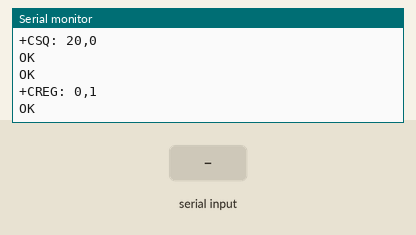
Recording of a sketch running on a simulated Arduino Uno, built with avr-gcc and run on an emulated ATmega328P. Parts: the last lines printed to the serial monitor. The inputs (shaded band) are chosen by the test bench. The modem accepts every AT command (registered, SIM ready, sends succeed) and sends nothing else.

Above: at 1.2 s.
1.3 s: "1" received over the second serial link
At 2.5 s:
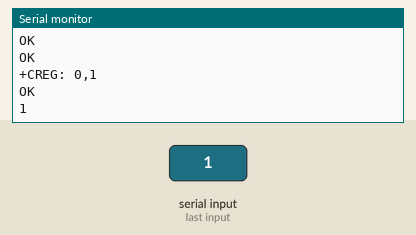
2.8 s: "0" received over the second serial link
At 3.7 s:
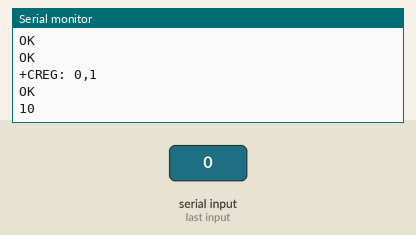

The sketch:

GSM_GPRS_AT_Commands.ino
```cpp
#include <SoftwareSerial.h>

/*
  Project: GPRS GSM Module Basic AT Command Test
  Description:
    - Communicates with GSM module via SoftwareSerial
    - Sends basic AT commands for connection testing
*/

SoftwareSerial mySerial(3, 2); // Tx -> Arduino #3, Rx -> #2

void setup() {
  Serial.begin(9600);
  mySerial.begin(9600);

  mySerial.println("AT");           // Handshake test (Expect "OK")
  updateSerial();

  mySerial.println("AT+CSQ");       // Signal quality test (0–31)
  updateSerial();

  mySerial.println("AT+CCID");      // Check SIM presence
  updateSerial();

  mySerial.println("AT+CREG?");     // Check network registration
  updateSerial();
}

void loop() {
  updateSerial();
}

void updateSerial() {
  while (Serial.available()) {
    mySerial.write(Serial.read());   // Forward Serial data to GSM module
  }
  while (mySerial.available()) {
    Serial.write(mySerial.read());   // Forward GSM data to Serial Monitor
  }
}
```

Measured:
- after the input at 1.3 s, the serial monitor: prints a new line at once (image 1)
- after the input at 2.8 s, the serial monitor: prints a new line at once (image 2)
